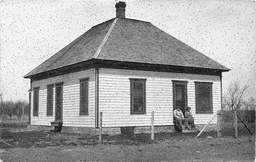
#> input picture task2.png, 256 x 162 px, shrunk from 700 x 442 before the run
$ python task2.py
#> lines starting #> are read from the running program, lines starting #| are printed output that depends on the picture
"""
 Grayscale Image Processing
(Due date: Nov. 26, 11:59 P.M., 2021)

The goal of this task is to experiment with two commonly used
image processing techniques: image denoising and edge detection.
Specifically, you are given a grayscale image with salt-and-pepper noise,
which is named 'task2.png' for your code testing.
Note that different image might be used when grading your code.

You are required to write programs to:
(i) denoise the image using 3x3 median filter;
(ii) detect edges in the denoised image along both x and y directions using Sobel operators (provided in line 30-32).
(iii) design two 3x3 kernels and detect edges in the denoised image along both 45° and 135° diagonal directions.
Hint:
• Zero-padding is needed before filtering or convolution.
• Normalization is needed before saving edge images. You can normalize image using the following equation:
    normalized_img = 255 * frac{img - min(img)}{max(img) - min(img)}

Do NOT modify the code provided to you.
You are NOT allowed to use OpenCV library except the functions we already been imported from cv2.
You are allowed to use Numpy for basic matrix calculations EXCEPT any function/operation related to convolution or correlation.
You should NOT use any other libraries, which provide APIs for convolution/correlation or median filtering.
Please write the convolution code ON YOUR OWN.
"""

from cv2 import imread, imwrite, imshow, IMREAD_GRAYSCALE, namedWindow, waitKey, destroyAllWindows
import numpy as np

# Sobel operators are given here, do NOT modify them.
sobel_x = np.array([[1, 0, -1], [2, 0, -2], [1, 0, -1]]).astype(int)
sobel_y = np.array([[1, 2, 1], [0, 0, 0], [-1, -2, -1]]).astype(int)

sobel_m = np.array([[1, 2, 0], [2, 0, -2], [0, -2, -1]]).astype(int)
sobel_n = np.array([[0, 2, 1], [-2, 0, 2], [-1, -2, 0]]).astype(int)


def filter(img):
    """
    :param img: numpy.ndarray(int), image
    :return denoise_img: numpy.ndarray(int), image, same size as the input image

    Apply 3x3 Median Filter and reduce salt-and-pepper noises in the input noise image
    """
    denoise_img = np.zeros_like(img)
    padded_image = np.zeros((img.shape[0] + 2, img.shape[1] + 2))
    padded_image[1:img.shape[0] + 1, 1:img.shape[1] + 1] = img
    for i in range(img.shape[0]):
        for j in range(img.shape[1]):
            denoise_img[i, j] = np.median(padded_image[i:i + 3, j:j + 3].reshape(9, ), axis=0)
    return denoise_img.astype(int)


def convolve2d(img, kernel):
    """
    :param img: numpy.ndarray, image
    :param kernel: numpy.ndarray, kernel
    :return conv_img: numpy.ndarray, image, same size as the input image

    Convolves a given image (or matrix) and a given kernel.
    """
    conv_img = np.zeros_like(img)
    padded_image = np.zeros((img.shape[0] + 2, img.shape[1] + 2))
    padded_image[1:img.shape[0] + 1, 1:img.shape[1] + 1] = img
    flipped_kernel = np.flip(np.flip(kernel, axis=0), axis=1)
    for i in range(img.shape[0]):
        for j in range(img.shape[1]):
            conv_img[i, j] = np.sum(np.multiply(flipped_kernel, padded_image[i:i + 3, j:j + 3]))
    conv_img = conv_img.astype(int)
    return conv_img


def edge_detect(img):
    """
    :param img: numpy.ndarray(int), image
    :return edge_x: numpy.ndarray(int), image, same size as the input image, edges along x direction
    :return edge_y: numpy.ndarray(int), image, same size as the input image, edges along y direction
    :return edge_mag: numpy.ndarray(int), image, same size as the input image,
                      magnitude of edges by combining edges along two orthogonal directions.

    Detect edges using Sobel kernel along x and y directions.
    Please use the Sobel operators provided in line 30-32.
    Calculate magnitude of edges by combining edges along two orthogonal directions.
    All returned images should be normalized to [0, 255].
    """
    edge_x = convolve2d(img, kernel=sobel_x)
    edge_y = convolve2d(img, kernel=sobel_y)
    norm_edge_x = 255 * (edge_x - np.min(edge_x)) / (np.max(edge_x) - np.min(edge_x))
    norm_edge_y = 255 * (edge_y - np.min(edge_y)) / (np.max(edge_y) - np.min(edge_y))
    edge_mag = np.sqrt(edge_x ** 2 + edge_y ** 2)
    norm_edge_x = norm_edge_x.astype(np.uint8)
    norm_edge_y = norm_edge_y.astype(np.uint8)
    edge_mag = edge_mag.astype(int)
    return norm_edge_x, norm_edge_y, edge_mag


def edge_diag(img):
    """
    :param img: numpy.ndarray(int), image
    :return edge_45: numpy.ndarray(int), image, same size as the input image, edges along x direction
    :return edge_135: numpy.ndarray(int), image, same size as the input image, edges along y direction

    Design two 3x3 kernels to detect the diagonal edges of input image. Please print out the kernels you designed.
    Detect diagonal edges along 45° and 135° diagonal directions using the kernels you designed.
    All returned images should be normalized to [0, 255].
    """
    noise_img = imread('task2.png', IMREAD_GRAYSCALE)
    denoise_img = filter(noise_img)
    edge_45 = convolve2d(denoise_img, kernel=sobel_m)
    edge_135 = convolve2d(denoise_img, kernel=sobel_n)
    edge_45 = 255 * (edge_45 - np.min(edge_45)) / (np.max(edge_45) - np.min(edge_45))
    edge_135 = 255 * (edge_135 - np.min(edge_135)) / (np.max(edge_135) - np.min(edge_135))
    edge_45 = edge_45.astype(np.uint8)
    edge_135 = edge_135.astype(np.uint8)
    print("Kernel to detect edges along 45 deg ", sobel_m)
    print("Kernel to detect edges along 135 deg ", sobel_n)
    return edge_45, edge_135


if __name__ == "__main__":
    noise_img = imread('task2.png', IMREAD_GRAYSCALE)
#> noise_img is the input picture: shape (162, 256); min 8, max 255, mean 162.3
    denoise_img = filter(noise_img)
#> after the loop in filter, `for i in range(img.shape[0]):`:
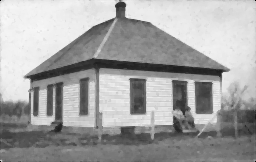
#> denoise_img: shape (162, 256); min 0, max 249, mean 162.6
    imwrite('results/task2_denoise.jpg', denoise_img)
    edge_x_img, edge_y_img, edge_mag_img = edge_detect(denoise_img)
#> in convolve2d, `padded_image[1:img.shape[0] + 1, 1:img.shape[1] + 1] = img`:
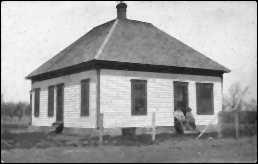
#> padded_image: shape (164, 258) float64; min 0, max 249, mean 159.4
#> after the loop in convolve2d (call 2), `for i in range(img.shape[0]):`:
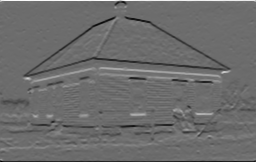
#> conv_img: shape (162, 256) int64; min -724, max 972, mean -2.4; drawn with min black and max white
#> in edge_detect, `edge_mag = np.sqrt(edge_x ** 2 + edge_y ** 2)`:
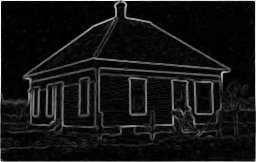
#> edge_mag: shape (162, 256) float64; min 0, max 975, mean 79.6; drawn with min black and max white
    imwrite('results/task2_edge_x.jpg', edge_x_img)
    imwrite('results/task2_edge_y.jpg', edge_y_img)
    imwrite('results/task2_edge_mag.jpg', edge_mag_img)
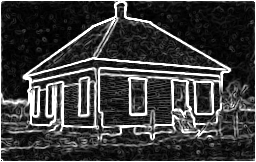
#> saved as task2_edge_mag.jpg: shape (162, 256); min 0, max 255, mean 61.8
    edge_45_img, edge_135_img = edge_diag(denoise_img)
#> after the loop in convolve2d (call 3), `for i in range(img.shape[0]):`:
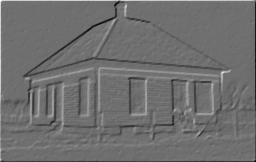
#> conv_img: shape (162, 256) int64; min -818, max 1049, mean -2; drawn with min black and max white
#> after the loop in convolve2d (call 4), `for i in range(img.shape[0]):`:
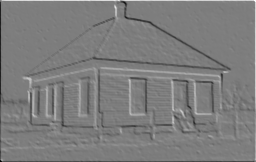
#> conv_img: shape (162, 256) int64; min -964, max 993, mean -1.7; drawn with min black and max white
    imwrite('results/task2_edge_diag1.jpg', edge_45_img)
    imwrite('results/task2_edge_diag2.jpg', edge_135_img)

$ run again, with left.jpg saved as task2.png
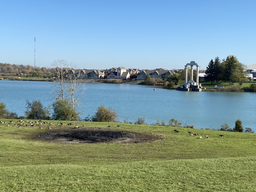
#> input picture left.jpg, 256 x 192 px, shrunk from 1008 x 756 before the run
#> after the loop in filter, `for i in range(img.shape[0]):`:
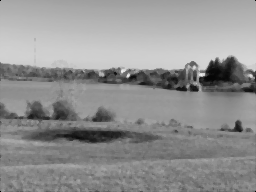
#> denoise_img: shape (192, 256); min 0, max 238, mean 145.2
#> after the loop in convolve2d (call 4), `for i in range(img.shape[0]):`:
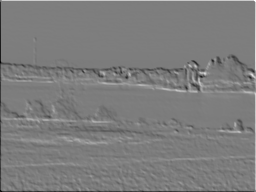
#> conv_img: shape (192, 256) int64; min -798, max 828, mean -0.7; drawn with min black and max white

$ run again, with right.jpg saved as task2.png
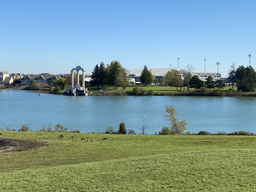
#> input picture right.jpg, 256 x 192 px, shrunk from 1008 x 756 before the run
#> after the loop in convolve2d (call 4), `for i in range(img.shape[0]):`:
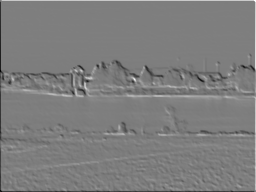
#> conv_img: shape (192, 256) int64; min -796, max 816, mean -0.6; drawn with min black and max white
